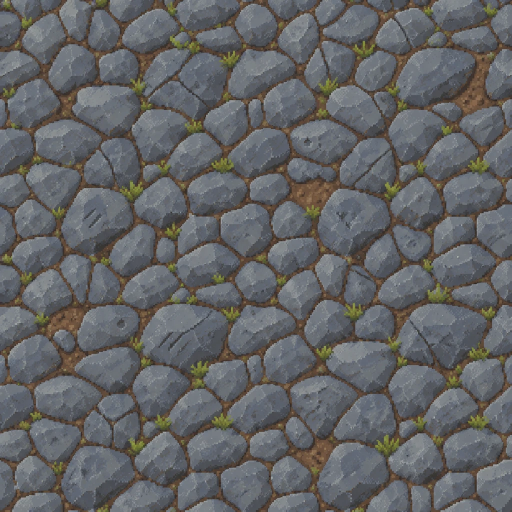
#> input picture apps/client/src/art/proto/fortaleza/chao-basalto.webp, 1024 x 1024 px (shown at 1/2 size)
$ python -i pantanoTexturas.py   (imports and definitions only)
#> lines starting #> are read from the running program, lines starting #| are printed output that depends on the picture
"""
Texturas e bordas do Pântano das Ruínas para o jogo, a partir das imagens do agente de arte (SharePoint,
`RPG_<id>_vNN.png`; ver docs/arte/agente/ORIENTACAO.md).

O gerador deixa as texturas repetíveis espelhando ~64 px de cada borda, o que cria uma cruz espelhada no mapa. Aqui:

1. textura: corta o miolo (sem a faixa espelhada) e refaz a emenda com um corte irregular entre os dois lados (sem
   degradê, que deixaria fantasma); bordas (transições): só a emenda da esquerda com a direita;
2. água: se veio verde (some no meio do capim), a lâmina vira azul-petróleo e as folhas ficam;
3. bordas: as cores de cima e de baixo são igualadas às das texturas dos dois terrenos (média e desvio por canal);
4. reduz para a escala do jogo (a referência tem 256 px por tile; o jogo, 128) e passa para uma paleta limitada de
   cores chapadas, sem pontilhado, para o pixel ficar duro como o do goblin de referência.

Saída: textura com 3x3 tiles (384x384) e borda com 6x2 tiles (768x256), em docs/arte/pantano-das-ruinas/jogo/.

Uso: python3 apps/client/scripts/pantanoTexturas.py <pasta com os RPG_*.png> docs/arte/pantano-das-ruinas/jogo
"""
import sys, os
import numpy as np
from PIL import Image

SRC_TILE, GAME_TILE = 256, 128
MIRROR = 64  # faixa espelhada em cada borda das texturas do gerador
BAND = 128  # largura da emenda refeita
CORES = 40

TEXTURAS = ["tex-capim", "tex-musgo", "tex-lama", "tex-copa", "tex-agua", "tex-lajes"]
# borda: (terreno de cima, terreno de baixo)
BORDAS = {"borda-margem": ("tex-capim", "tex-agua"), "borda-capim-lama": ("tex-capim", "tex-lama"), "borda-copa": ("tex-copa", "tex-capim")}


def blob_noise(h, w, cell, seed):
    """Ruído em manchas (grade grossa ampliada), determinístico."""
    rng = np.random.default_rng(seed)
    g = rng.random((h // cell + 2, w // cell + 2))
    return np.asarray(Image.fromarray((g * 255).astype(np.uint8)).resize((w + 2 * cell, h + 2 * cell), Image.BILINEAR))[cell:cell + h, cell:cell + w] / 255.0


def seam_axis(a, band, axis, seed):
    """Refaz a emenda num eixo: a saída tem `band` a menos; o começo mistura com o que vinha depois do fim, por um
    corte irregular (cada pixel vem de um lado ou do outro, sem transparência)."""
    if axis == 0:
        return seam_axis(a.transpose(1, 0, 2), band, 1, seed).transpose(1, 0, 2)
    h, m, _ = a.shape
    n = m - band
    out = a[:, :n].copy()
    w = np.linspace(0, 1, band)[None, :]  # 0 no início (lado de lá), 1 no fim da faixa (lado de cá)
    noise = blob_noise(h, band, 12, seed) - 0.5
    keep = (w + noise * 0.9) > 0.5
    out[:, :band] = np.where(keep[..., None], a[:, :band], a[:, n:n + band])
    return out


def blue_water(a):
    """Água verde demais (o gerador pintou a lâmina d'água de verde-musgo, e ela some no meio do capim): a lâmina
    escura e sem cor vira azul-petróleo; as folhas e a lentilha-d'água (verde forte) ficam."""
    r, g, b = a[..., 0], a[..., 1], a[..., 2]
    if b.mean() >= g.mean():
        return a
    v = a.max(-1) / 255
    leaf = (g > b * 1.25) & (g > r * 1.05) & (v > 0.30)
    teal = np.stack([0.30, 0.62, 0.70]) * np.clip(v * 1.5 + 0.04, 0, 1)[..., None] * 255
    return np.where(leaf[..., None], a, teal)


def match_zone(a, zone, ref):
    """Leva `a` para as cores de `ref` (média e desvio de cada canal), medindo a origem só em `zone`."""
    zm, zsd = zone.reshape(-1, 3).mean(0), zone.reshape(-1, 3).std(0) + 1e-6
    rm, rsd = ref.reshape(-1, 3).mean(0), ref.reshape(-1, 3).std(0)
    return (a - zm) / zsd * rsd + rm


def finish(a, size):
    im = Image.fromarray(np.clip(a, 0, 255).astype(np.uint8)).resize(size, Image.LANCZOS)
    return im.quantize(colors=CORES, method=Image.Quantize.MEDIANCUT, dither=Image.Dither.NONE)


def load(src, id_):
    for v in range(9, 0, -1):
        p = os.path.join(src, f"RPG_{id_}_v{v:02d}.png")
        if os.path.exists(p):
            return np.asarray(Image.open(p).convert("RGB")).astype(float)
    return None


def main(src, dst):
    tex = {}
    for k, id_ in enumerate(TEXTURAS):
        a = load(src, id_)
        if a is None:
            continue
        if id_ == "tex-agua":
            a = blue_water(a)
        tex[id_] = a
        core = a[MIRROR:-MIRROR, MIRROR:-MIRROR]  # 896: 3 tiles + a faixa da emenda
        core = seam_axis(seam_axis(core, BAND, 1, 10 + k), BAND, 0, 20 + k)
        tiles = core.shape[0] // SRC_TILE
        finish(core[: tiles * SRC_TILE, : tiles * SRC_TILE], (tiles * GAME_TILE,) * 2).save(os.path.join(dst, f"{id_}.png"), optimize=True)
        print(id_, f"{tiles}x{tiles} tiles")
    for k, (id_, (top, bottom)) in enumerate(BORDAS.items()):
        a = load(src, id_)
        if a is None:
            continue
        a = np.asarray(Image.fromarray(a.astype(np.uint8)).resize((6 * SRC_TILE + BAND, 2 * SRC_TILE), Image.LANCZOS)).astype(float)
        h = a.shape[0]
        if top in tex and bottom in tex:
            # O lado de cima toma as cores da textura de cima; o de baixo, as da de baixo; no meio, mistura.
            up = match_zone(a, a[: h // 3], tex[top])
            down = match_zone(a, a[-h // 3:], tex[bottom])
            w = np.clip((np.arange(h) / (h - 1) - 0.3) / 0.4, 0, 1)[:, None, None]  # cima até 30%, baixo a partir de 70%
            a = up * (1 - w) + down * w
        a = seam_axis(a, BAND, 1, 40 + k)
        finish(a, (6 * GAME_TILE, 2 * GAME_TILE)).save(os.path.join(dst, f"{id_}.png"), optimize=True)
        print(id_, "6x2 tiles")


# [2 lines not run here, left out]

>>> import cv2
>>> picture = cv2.imread('../src/art/proto/fortaleza/chao-basalto.webp', cv2.IMREAD_GRAYSCALE)
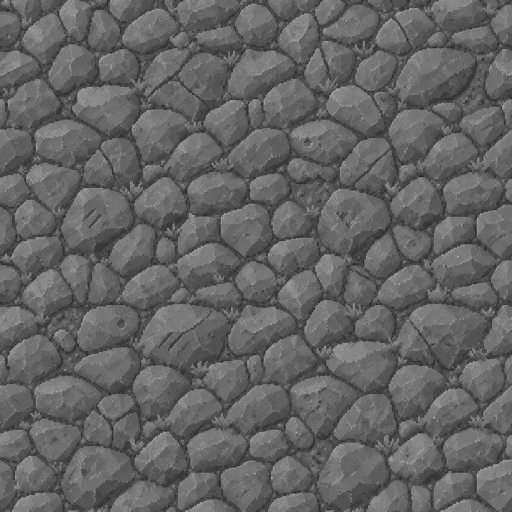
#> picture: shape (1024, 1024) (shown at 1/2 size); min 32, max 227, mean 99.9
>>> result = main(picture, 'out.png')
#> (the run stopped early here; a loop or call above may not have finished)

$ run again, on apps/client/src/art/proto/fortaleza/chao-lajes.webp
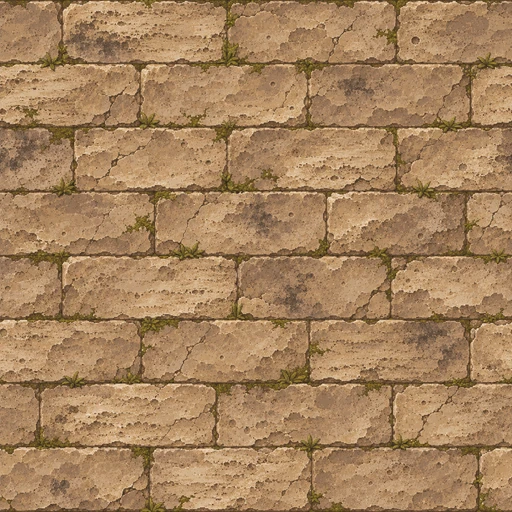
#> input picture apps/client/src/art/proto/fortaleza/chao-lajes.webp, 512 x 512 px
#> `picture = cv2.imread('../src/art/proto/fortaleza/chao-basalto.webp', c..`:
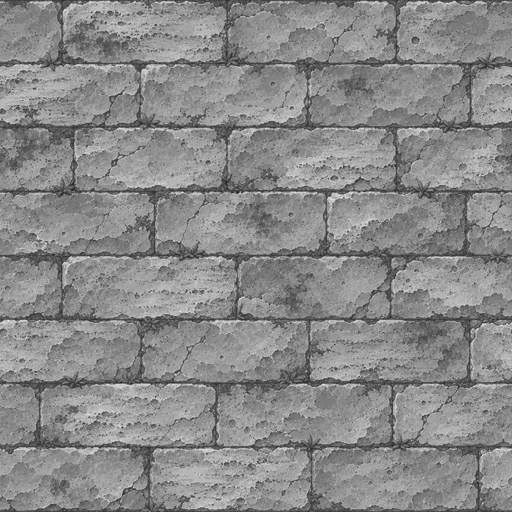
#> picture: shape (512, 512); min 30, max 234, mean 137.6

$ run again, on apps/client/src/art/proto/fortaleza/chao-salao.webp
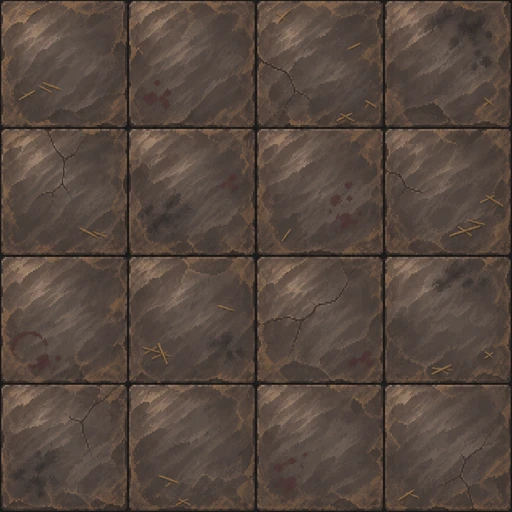
#> input picture apps/client/src/art/proto/fortaleza/chao-salao.webp, 512 x 512 px
#> `picture = cv2.imread('../src/art/proto/fortaleza/chao-basalto.webp', c..`:
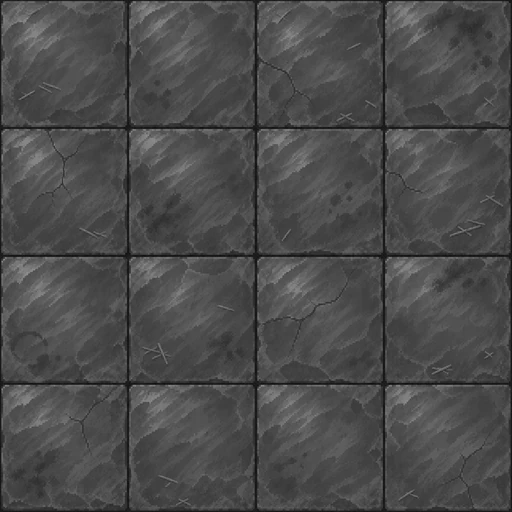
#> picture: shape (512, 512); min 14, max 145, mean 76
